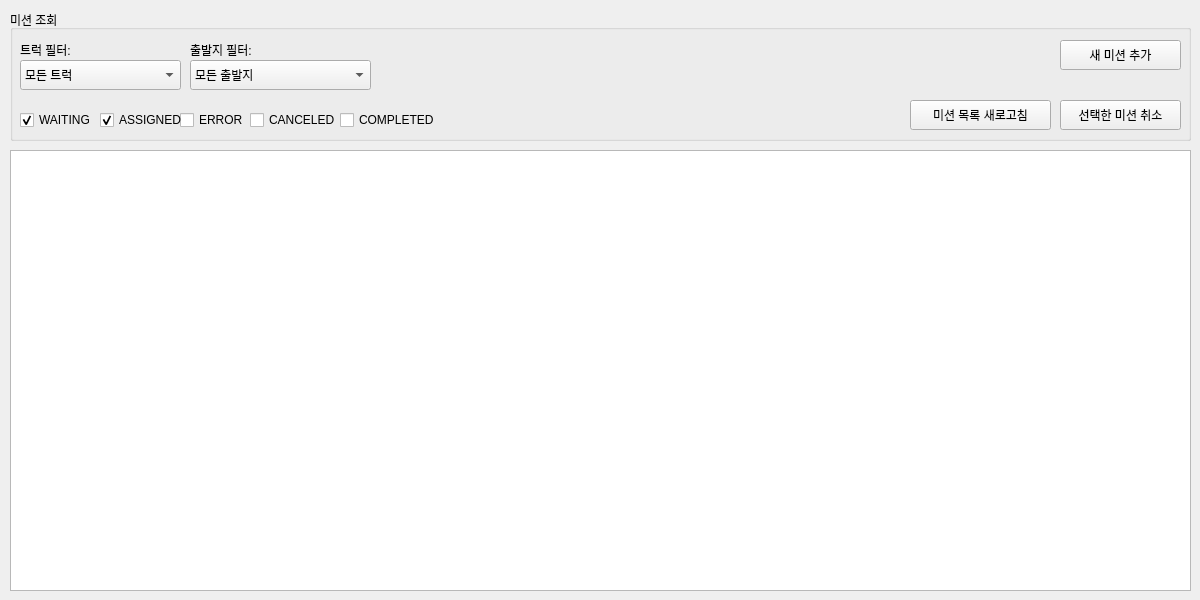
<?xml version="1.0" encoding="UTF-8"?>
<ui version="4.0">
 <class>Form</class>
 <widget class="QWidget" name="Form">
  <property name="geometry">
   <rect>
    <x>0</x>
    <y>0</y>
    <width>1200</width>
    <height>600</height>
   </rect>
  </property>
  <property name="windowTitle">
   <string>Mission Management</string>
  </property>
  <widget class="QTableWidget" name="tableWidget_mission">
   <property name="geometry">
    <rect>
     <x>10</x>
     <y>150</y>
     <width>1181</width>
     <height>441</height>
    </rect>
   </property>
   <property name="editTriggers">
    <set>QAbstractItemView::NoEditTriggers</set>
   </property>
   <property name="alternatingRowColors">
    <bool>true</bool>
   </property>
   <property name="selectionBehavior">
    <enum>QAbstractItemView::SelectRows</enum>
   </property>
   <property name="sortingEnabled">
    <bool>true</bool>
   </property>
  </widget>
  <widget class="QGroupBox" name="groupBox">
   <property name="geometry">
    <rect>
     <x>10</x>
     <y>10</y>
     <width>1181</width>
     <height>131</height>
    </rect>
   </property>
   <property name="title">
    <string>미션 조회</string>
   </property>
   <widget class="QCheckBox" name="checkBox_completed_for_search">
    <property name="geometry">
     <rect>
      <x>330</x>
      <y>100</y>
      <width>111</width>
      <height>20</height>
     </rect>
    </property>
    <property name="text">
     <string>COMPLETED</string>
    </property>
    <property name="checked">
     <bool>false</bool>
    </property>
   </widget>
   <widget class="QLabel" name="label_truck">
    <property name="geometry">
     <rect>
      <x>10</x>
      <y>30</y>
      <width>61</width>
      <height>20</height>
     </rect>
    </property>
    <property name="text">
     <string>트럭 필터:</string>
    </property>
   </widget>
   <widget class="QCheckBox" name="checkBox_error_for_search">
    <property name="geometry">
     <rect>
      <x>170</x>
      <y>100</y>
      <width>100</width>
      <height>20</height>
     </rect>
    </property>
    <property name="text">
     <string>ERROR</string>
    </property>
    <property name="checked">
     <bool>false</bool>
    </property>
   </widget>
   <widget class="QCheckBox" name="checkBox_waiting_for_search">
    <property name="geometry">
     <rect>
      <x>10</x>
      <y>100</y>
      <width>100</width>
      <height>20</height>
     </rect>
    </property>
    <property name="text">
     <string>WAITING</string>
    </property>
    <property name="checked">
     <bool>true</bool>
    </property>
   </widget>
   <widget class="QComboBox" name="comboBox_truck_id_for_search">
    <property name="geometry">
     <rect>
      <x>10</x>
      <y>50</y>
      <width>161</width>
      <height>30</height>
     </rect>
    </property>
    <item>
     <property name="text">
      <string>모든 트럭</string>
     </property>
    </item>
    <item>
     <property name="text">
      <string>트럭 1</string>
     </property>
    </item>
    <item>
     <property name="text">
      <string>트럭 2</string>
     </property>
    </item>
    <item>
     <property name="text">
      <string>트럭 3</string>
     </property>
    </item>
   </widget>
   <widget class="QCheckBox" name="checkBox_assigned_for_search">
    <property name="geometry">
     <rect>
      <x>90</x>
      <y>100</y>
      <width>100</width>
      <height>20</height>
     </rect>
    </property>
    <property name="text">
     <string>ASSIGNED</string>
    </property>
    <property name="checked">
     <bool>true</bool>
    </property>
   </widget>
   <widget class="QCheckBox" name="checkBox_canceled_for_search">
    <property name="geometry">
     <rect>
      <x>240</x>
      <y>100</y>
      <width>100</width>
      <height>20</height>
     </rect>
    </property>
    <property name="text">
     <string>CANCELED</string>
    </property>
    <property name="checked">
     <bool>false</bool>
    </property>
   </widget>
   <widget class="QLabel" name="label_source">
    <property name="geometry">
     <rect>
      <x>180</x>
      <y>30</y>
      <width>61</width>
      <height>20</height>
     </rect>
    </property>
    <property name="text">
     <string>출발지 필터:</string>
    </property>
   </widget>
   <widget class="QComboBox" name="comboBox_source_for_search">
    <property name="geometry">
     <rect>
      <x>180</x>
      <y>50</y>
      <width>181</width>
      <height>30</height>
     </rect>
    </property>
    <item>
     <property name="text">
      <string>모든 출발지</string>
     </property>
    </item>
    <item>
     <property name="text">
      <string>LOAD_A</string>
     </property>
    </item>
    <item>
     <property name="text">
      <string>LOAD_B</string>
     </property>
    </item>
   </widget>
   <widget class="QPushButton" name="pushButton_add_mission_2">
    <property name="geometry">
     <rect>
      <x>1050</x>
      <y>30</y>
      <width>121</width>
      <height>30</height>
     </rect>
    </property>
    <property name="text">
     <string>새 미션 추가</string>
    </property>
   </widget>
   <widget class="QPushButton" name="pushButton_cancel_mission">
    <property name="geometry">
     <rect>
      <x>1050</x>
      <y>90</y>
      <width>121</width>
      <height>30</height>
     </rect>
    </property>
    <property name="text">
     <string>선택한 미션 취소</string>
    </property>
   </widget>
   <widget class="QPushButton" name="pushButton_refresh_table">
    <property name="geometry">
     <rect>
      <x>900</x>
      <y>90</y>
      <width>141</width>
      <height>30</height>
     </rect>
    </property>
    <property name="text">
     <string>미션 목록 새로고침</string>
    </property>
   </widget>
  </widget>
 </widget>
 <resources/>
 <connections/>
</ui>
